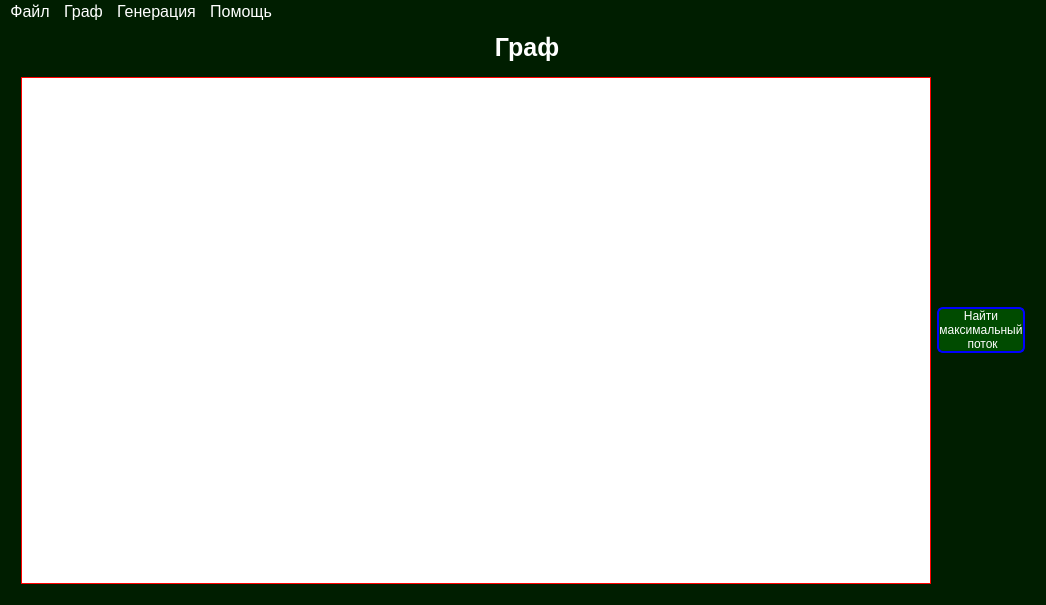
<?xml version="1.0" encoding="UTF-8"?>
<ui version="4.0">
 <class>MainWindow</class>
 <widget class="QMainWindow" name="MainWindow">
  <property name="geometry">
   <rect>
    <x>0</x>
    <y>0</y>
    <width>1046</width>
    <height>605</height>
   </rect>
  </property>
  <property name="windowTitle">
   <string>Алгоритмы на графах</string>
  </property>
  <property name="windowIcon">
   <iconset>
    <normaloff>:/img/internet.png</normaloff>:/img/internet.png</iconset>
  </property>
  <property name="styleSheet">
   <string notr="true">background-color: rgb(0, 30, 0);
color: white;

</string>
  </property>
  <widget class="QWidget" name="centralwidget">
   <layout class="QHBoxLayout" name="horizontalLayout">
    <item>
     <widget class="QGroupBox" name="groupBox">
      <property name="font">
       <font>
        <pointsize>19</pointsize>
        <weight>75</weight>
        <bold>true</bold>
       </font>
      </property>
      <property name="styleSheet">
       <string notr="true">QGroupBox {     
     border-radius: 5px;
     margin-top: 35px; /* оставляем пространство вверху для заголовка */
 }

 QGroupBox::title {
     subcontrol-origin: margin;
     subcontrol-position: top center; /* помещаем вверху по центру */
     padding: 0 5px;
  
	color:white;
	font: 14pt &quot;Candara&quot;;

 }</string>
      </property>
      <property name="title">
       <string>Граф</string>
      </property>
      <layout class="QHBoxLayout" name="horizontalLayout_2">
       <item>
        <widget class="MGraphView" name="graphicsView">
         <property name="styleSheet">
          <string notr="true">background-color: white;
border: 1px solid red;
color: black;
font: 150 14pt &quot;Candara&quot;;
text-align: center; </string>
         </property>
        </widget>
       </item>
       <item>
        <widget class="QPushButton" name="pushButton">
         <property name="styleSheet">
          <string notr="true">QPushButton {
	 border: 2px solid;
	 border-color: rgb(0,0,255);
     border-radius: 6px;
	 background-color: rgb(0,75,0);
	font: 150 14pt &quot;Candara&quot;;
    color: white;
	
 }
</string>
         </property>
         <property name="text">
          <string>Найти 
максимальный
 поток</string>
         </property>
        </widget>
       </item>
      </layout>
     </widget>
    </item>
   </layout>
  </widget>
  <widget class="QMenuBar" name="menubar">
   <property name="geometry">
    <rect>
     <x>0</x>
     <y>0</y>
     <width>1046</width>
     <height>34</height>
    </rect>
   </property>
   <property name="font">
    <font>
     <pointsize>12</pointsize>
    </font>
   </property>
   <property name="styleSheet">
    <string notr="true">QMenuBar::item:selected { /* когда выделено с помощью мыши или клавиатуры */
     background: #606060;
 }

</string>
   </property>
   <widget class="QMenu" name="menuHelp">
    <property name="font">
     <font>
      <pointsize>12</pointsize>
     </font>
    </property>
    <property name="styleSheet">
     <string notr="true">QMenu {
     margin: 2px; /* немного пространства вокруг меню */
 }

 QMenu::item {
     padding: 2px 25px 2px 20px;
     border: 2px solid transparent; /* резерв пространства для границы выделения */
 }

 QMenu::item:selected {
     border-color: darkMagenta ;
     background: rgba(100, 100, 100, 150);
 }

 QMenu::icon:checked { /* внешний вид пиктограммы 'отмечено' */
     background: gray;
     border: 1px inset gray;
     position: absolute;
     top: 2px;
     right: 2px;
     bottom: 2px;
     left: 2px;
 }

 QMenu::separator {
     height: 3px;
     background: darkMagenta ;
     margin-left: 12px;
     margin-right: 6px;
 }</string>
    </property>
    <property name="title">
     <string>Помощь</string>
    </property>
    <addaction name="action"/>
    <addaction name="action_2"/>
   </widget>
   <widget class="QMenu" name="menu">
    <property name="font">
     <font>
      <pointsize>12</pointsize>
     </font>
    </property>
    <property name="styleSheet">
     <string notr="true">QMenu {
     margin: 2px; /* немного пространства вокруг меню */
 }

 QMenu::item {
     padding: 2px 25px 2px 20px;
     border: 2px solid transparent; /* резерв пространства для границы выделения */
 }

 QMenu::item:selected {
     border-color: darkMagenta ;
     background: rgba(100, 100, 100, 150);
 }

 QMenu::icon:checked { /* внешний вид пиктограммы 'отмечено' */
     background: gray;
     border: 1px inset gray;
     position: absolute;
     top: 2px;
     right: 2px;
     bottom: 2px;
     left: 2px;
 }

 QMenu::separator {
     height: 3px;
     background: darkMagenta ;
     margin-left: 12px;
     margin-right: 6px;
 }</string>
    </property>
    <property name="title">
     <string>Генерация</string>
    </property>
    <addaction name="action_6"/>
    <addaction name="action_13"/>
    <addaction name="action_14"/>
   </widget>
   <widget class="QMenu" name="menu_2">
    <property name="font">
     <font>
      <pointsize>12</pointsize>
     </font>
    </property>
    <property name="styleSheet">
     <string notr="true">QMenu {
     margin: 2px; /* немного пространства вокруг меню */
 }

 QMenu::item {
     padding: 2px 25px 2px 20px;
     border: 2px solid transparent; /* резерв пространства для границы выделения */
 }

 QMenu::item:selected {
     border-color: darkMagenta ;
     background: rgba(100, 100, 100, 150);
 }

 QMenu::icon:checked { /* внешний вид пиктограммы 'отмечено' */
     background: gray;
     border: 1px inset gray;
     position: absolute;
     top: 2px;
     right: 2px;
     bottom: 2px;
     left: 2px;
 }

 QMenu::separator {
     height: 3px;
     background: darkMagenta ;
     margin-left: 12px;
     margin-right: 6px;
 }</string>
    </property>
    <property name="title">
     <string>Файл</string>
    </property>
    <widget class="QMenu" name="menu_4">
     <property name="styleSheet">
      <string notr="true">QMenu {
     margin: 2px; /* немного пространства вокруг меню */
 }

 QMenu::item {
     padding: 2px 25px 2px 20px;
     border: 2px solid transparent; /* резерв пространства для границы выделения */
 }

 QMenu::item:selected {
     border-color: darkMagenta ;
     background: rgba(100, 100, 100, 150);
 }

 QMenu::icon:checked { /* внешний вид пиктограммы 'отмечено' */
     background: gray;
     border: 1px inset gray;
     position: absolute;
     top: 2px;
     right: 2px;
     bottom: 2px;
     left: 2px;
 }

 QMenu::separator {
     height: 3px;
     background: darkMagenta ;
     margin-left: 12px;
     margin-right: 6px;
 }</string>
     </property>
     <property name="title">
      <string>Список инцидентности</string>
     </property>
     <addaction name="action_20"/>
     <addaction name="action_19"/>
    </widget>
    <widget class="QMenu" name="menu_grph">
     <property name="styleSheet">
      <string notr="true">QMenu {
     margin: 2px; /* немного пространства вокруг меню */
 }

 QMenu::item {
     padding: 2px 25px 2px 20px;
     border: 2px solid transparent; /* резерв пространства для границы выделения */
 }

 QMenu::item:selected {
     border-color: darkMagenta ;
     background: rgba(100, 100, 100, 150);
 }

 QMenu::icon:checked { /* внешний вид пиктограммы 'отмечено' */
     background: gray;
     border: 1px inset gray;
     position: absolute;
     top: 2px;
     right: 2px;
     bottom: 2px;
     left: 2px;
 }

 QMenu::separator {
     height: 3px;
     background: darkMagenta ;
     margin-left: 12px;
     margin-right: 6px;
 }</string>
     </property>
     <property name="title">
      <string>Форматированный граф </string>
     </property>
     <addaction name="action_grph_3"/>
     <addaction name="action_21"/>
    </widget>
    <widget class="QMenu" name="menu_zgrph">
     <property name="styleSheet">
      <string notr="true">QMenu {
     margin: 2px; /* немного пространства вокруг меню */
 }

 QMenu::item {
     padding: 2px 25px 2px 20px;
     border: 2px solid transparent; /* резерв пространства для границы выделения */
 }

 QMenu::item:selected {
     border-color: darkMagenta ;
     background: rgba(100, 100, 100, 150);
 }

 QMenu::icon:checked { /* внешний вид пиктограммы 'отмечено' */
     background: gray;
     border: 1px inset gray;
     position: absolute;
     top: 2px;
     right: 2px;
     bottom: 2px;
     left: 2px;
 }

 QMenu::separator {
     height: 3px;
     background: darkMagenta ;
     margin-left: 12px;
     margin-right: 6px;
 }</string>
     </property>
     <property name="title">
      <string>Новый форматированный граф </string>
     </property>
     <addaction name="action_3"/>
     <addaction name="action_zgrph_2"/>
    </widget>
    <addaction name="menu_4"/>
    <addaction name="menu_grph"/>
    <addaction name="menu_zgrph"/>
    <addaction name="action_15"/>
   </widget>
   <widget class="QMenu" name="menu_3">
    <property name="font">
     <font>
      <pointsize>12</pointsize>
     </font>
    </property>
    <property name="styleSheet">
     <string notr="true">QMenu {
     margin: 2px; /* немного пространства вокруг меню */
 }

 QMenu::item {
     padding: 2px 25px 2px 20px;
     border: 2px solid transparent; /* резерв пространства для границы выделения */
 }

 QMenu::item:selected {
     border-color: darkMagenta ;
     background: rgba(100, 100, 100, 150);
 }

 QMenu::icon:checked { /* внешний вид пиктограммы 'отмечено' */
     background: gray;
     border: 1px inset gray;
     position: absolute;
     top: 2px;
     right: 2px;
     bottom: 2px;
     left: 2px;
 }

 QMenu::separator {
     height: 3px;
     background: darkMagenta ;
     margin-left: 12px;
     margin-right: 6px;
 }</string>
    </property>
    <property name="title">
     <string>Граф</string>
    </property>
    <addaction name="action_7"/>
    <addaction name="action_8"/>
   </widget>
   <addaction name="menu_2"/>
   <addaction name="menu_3"/>
   <addaction name="menu"/>
   <addaction name="menuHelp"/>
  </widget>
  <action name="action">
   <property name="icon">
    <iconset>
     <normaloff>:/img/info.png</normaloff>:/img/info.png</iconset>
   </property>
   <property name="text">
    <string>Справка</string>
   </property>
   <property name="shortcut">
    <string>F1</string>
   </property>
  </action>
  <action name="action_Qt">
   <property name="icon">
    <iconset>
     <normaloff>:/img/qt.png</normaloff>:/img/qt.png</iconset>
   </property>
   <property name="text">
    <string>Qt</string>
   </property>
  </action>
  <action name="action_2">
   <property name="icon">
    <iconset>
     <normaloff>:/img/main_menu_about.png</normaloff>:/img/main_menu_about.png</iconset>
   </property>
   <property name="text">
    <string>Об Авторе</string>
   </property>
   <property name="shortcut">
    <string>F2</string>
   </property>
  </action>
  <action name="action_4">
   <property name="icon">
    <iconset>
     <normaloff>:/img/save.png</normaloff>:/img/save.png</iconset>
   </property>
   <property name="text">
    <string>Сохранить как форматированный граф (.grph)</string>
   </property>
   <property name="shortcut">
    <string>Ctrl+Shift+S</string>
   </property>
  </action>
  <action name="action_7">
   <property name="icon">
    <iconset>
     <normaloff>:/img/clear.png</normaloff>:/img/clear.png</iconset>
   </property>
   <property name="text">
    <string>Очистить</string>
   </property>
   <property name="shortcut">
    <string>Ctrl+Del</string>
   </property>
  </action>
  <action name="action_8">
   <property name="icon">
    <iconset>
     <normaloff>:/img/settings.png</normaloff>:/img/settings.png</iconset>
   </property>
   <property name="text">
    <string>Настройки графа</string>
   </property>
   <property name="shortcut">
    <string>Ctrl+S</string>
   </property>
  </action>
  <action name="action_5">
   <property name="icon">
    <iconset>
     <normaloff>:/img/example.png</normaloff>:/img/example.png</iconset>
   </property>
   <property name="text">
    <string>Примеры графов</string>
   </property>
  </action>
  <action name="action_10">
   <property name="icon">
    <iconset>
     <normaloff>:/img/flow.png</normaloff>:/img/flow.png</iconset>
   </property>
   <property name="text">
    <string>Поиск максимального потока (№3)</string>
   </property>
  </action>
  <action name="action_1">
   <property name="text">
    <string>Пример №1</string>
   </property>
  </action>
  <action name="action_13">
   <property name="text">
    <string>Пример №1</string>
   </property>
  </action>
  <action name="action_14">
   <property name="text">
    <string>Пример №2</string>
   </property>
  </action>
  <action name="action_15">
   <property name="icon">
    <iconset resource="resources.qrc">
     <normaloff>:/images/images/exit.png</normaloff>:/images/images/exit.png</iconset>
   </property>
   <property name="text">
    <string>Выход</string>
   </property>
   <property name="shortcut">
    <string>Ctrl+C</string>
   </property>
  </action>
  <action name="action_16">
   <property name="text">
    <string>Простой текст</string>
   </property>
  </action>
  <action name="action_19">
   <property name="icon">
    <iconset resource="resources.qrc">
     <normaloff>:/images/images/save.png</normaloff>:/images/images/save.png</iconset>
   </property>
   <property name="text">
    <string>Сохранить как список</string>
   </property>
  </action>
  <action name="action_20">
   <property name="icon">
    <iconset resource="resources.qrc">
     <normaloff>:/images/images/open.png</normaloff>:/images/images/open.png</iconset>
   </property>
   <property name="text">
    <string>Открыть список</string>
   </property>
  </action>
  <action name="action_21">
   <property name="icon">
    <iconset resource="resources.qrc">
     <normaloff>:/images/images/save.png</normaloff>:/images/images/save.png</iconset>
   </property>
   <property name="text">
    <string>Сохранить .grph</string>
   </property>
  </action>
  <action name="action_grph_3">
   <property name="icon">
    <iconset resource="resources.qrc">
     <normaloff>:/images/images/open.png</normaloff>:/images/images/open.png</iconset>
   </property>
   <property name="text">
    <string>Открыть .grph</string>
   </property>
  </action>
  <action name="action_3">
   <property name="icon">
    <iconset resource="resources.qrc">
     <normaloff>:/images/images/open.png</normaloff>:/images/images/open.png</iconset>
   </property>
   <property name="text">
    <string>Открыть .zgrph</string>
   </property>
   <property name="shortcut">
    <string>Ctrl+O</string>
   </property>
  </action>
  <action name="action_zgrph_2">
   <property name="icon">
    <iconset resource="resources.qrc">
     <normaloff>:/images/images/save.png</normaloff>:/images/images/save.png</iconset>
   </property>
   <property name="text">
    <string>Сохранить .zgrph</string>
   </property>
   <property name="shortcut">
    <string>Ctrl+Shift+O</string>
   </property>
  </action>
  <action name="action_6">
   <property name="text">
    <string>Случайный граф</string>
   </property>
   <property name="font">
    <font>
     <weight>75</weight>
     <bold>true</bold>
    </font>
   </property>
   <property name="shortcut">
    <string>Ctrl+G</string>
   </property>
  </action>
 </widget>
 <customwidgets>
  <customwidget>
   <class>MGraphView</class>
   <extends>QGraphicsView</extends>
   <header location="global">mgraphview.h</header>
  </customwidget>
 </customwidgets>
 <resources>
  <include location="resources.qrc"/>
 </resources>
 <connections/>
</ui>
